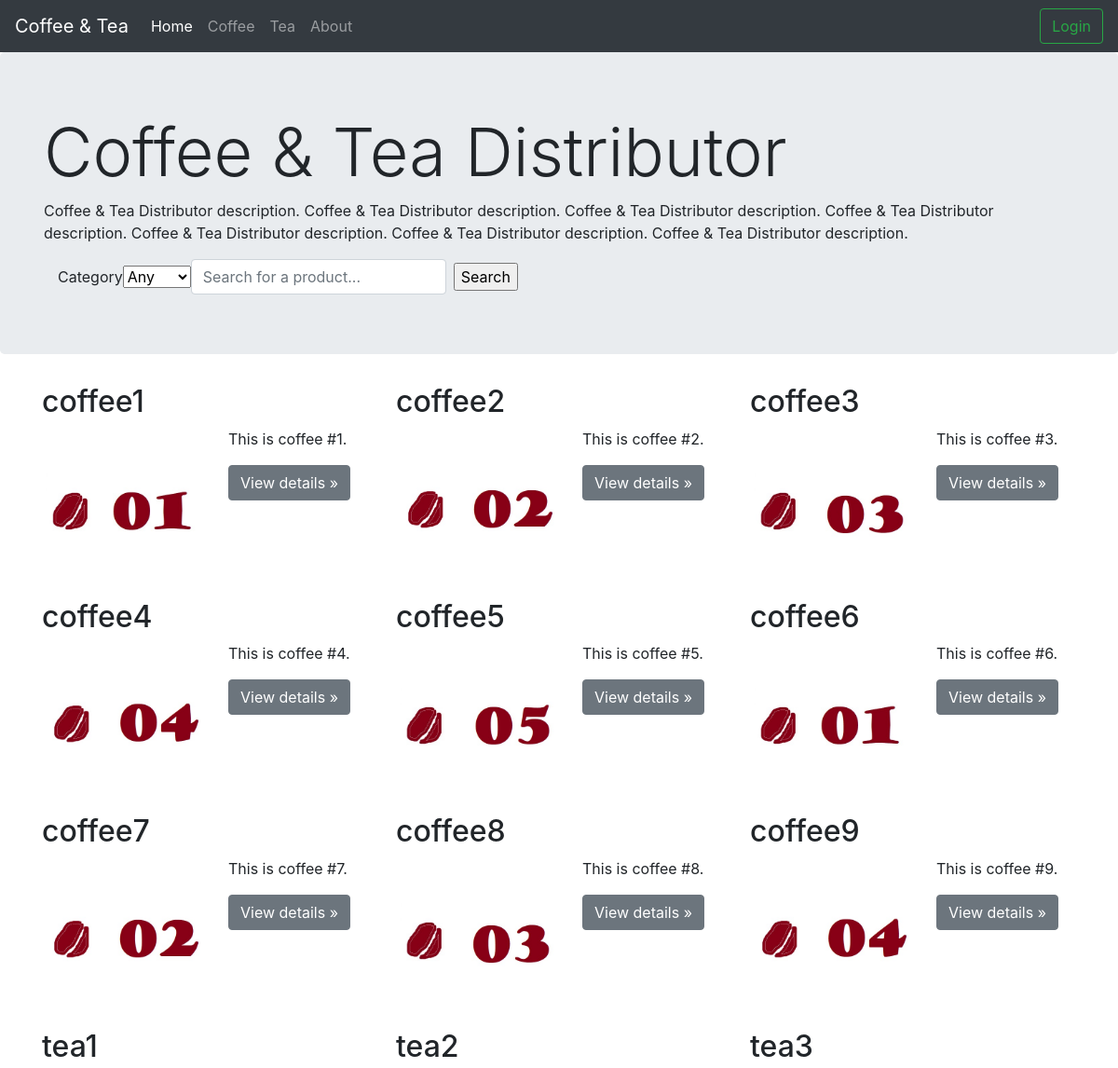
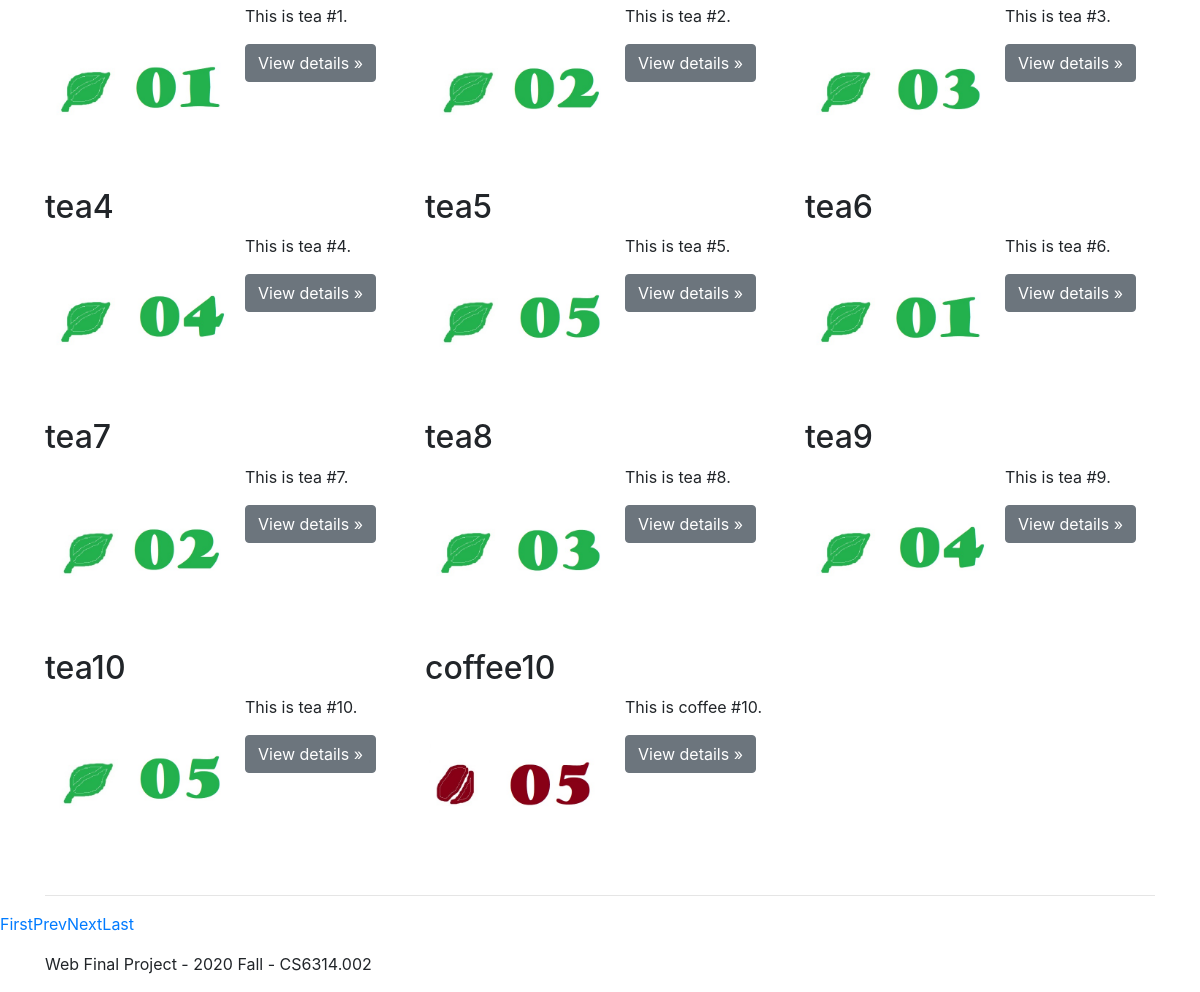
The page / on the database its author committed (2 pictures, top to bottom).
### tables this page shows
CREATE TABLE PRODUCT (
	ProductID	INT AUTO_INCREMENT,
	Name		VARCHAR(50) NOT NULL,
	Price		DECIMAL(10, 2) NOT NULL,
	Num	        INT NOT NULL,
	Category	VARCHAR(50) NOT NULL,
	Description	VARCHAR(200),
	Image		VARCHAR(50),
	Removed		INT NOT NULL DEFAULT 0,	
	PRIMARY KEY (ProductID)
);

### partial/products.php (the view, shortened to what this page needs)
<?php
    if (!isset($_SESSION["loggedin"]) || $_SESSION["loggedin"] !== true)
    {
        if (isset($_GET['pageno'])) {
            $pageno = $_GET['pageno'];
        } else {
            $pageno = 1;
        }
        $no_of_records_per_page = 10;
        $ini = parse_ini_file("info.ini");
        $conn = mysqli_connect($ini["servername"], $ini["username"], $ini["password"], $ini["dbname"], $ini["portid"]) or die("cannot connect to database");
        $output = "<div class='row' id='products'>";
        if (isset($_POST['search'])) {
            $total_pages_sql = "SELECT COUNT(*) FROM product WHERE ";
            $sql = "SELECT * FROM product WHERE ";
            $s = "";
            $search_query = $_POST['search'];
            if ($search_query != "") {
                $search_query = preg_replace("#[^0-9a-z]#i", "", $search_query);
                $s .= "name LIKE '%$search_query%' AND ";
            }
            if ($category != "*") {
                $s .= "category='$category'";
            } else {
                $s .= "1";
            }
            $total_pages_sql .= $s;
            $sql .= $s;
            $result = mysqli_query($conn, $total_pages_sql);
            $total_rows = mysqli_fetch_array($result)[0];
            $total_pages = ceil($total_rows / $no_of_records_per_page);
            $search_result = mysqli_query($conn, $sql) or die("cannot search");
            $r = mysqli_num_rows($search_result);
        } else {
            $total_pages_sql = "SELECT COUNT(*) FROM product";
            $sql = "SELECT * FROM product";
            $result = mysqli_query($conn, $total_pages_sql);
            $total_rows = mysqli_fetch_array($result)[0];
            $total_pages = ceil($total_rows / $no_of_records_per_page);
            $search_result = mysqli_query($conn, $sql) or die("cannot search");
            $r = mysqli_num_rows($search_result);
        }
        if ($r == 0) {
            $output = "<p>There was no products</p>";
        } else {
            while ($row = mysqli_fetch_array($search_result)) {
                $ProductID = $row['ProductID'];
                $Name = $row['Name'];
                $Description = $row['Description'];
                $Image = $row['Image'];
                $output .= "<div class='col-md-4'>";
                $output .= "<h2>" . $Name . "</h2>";
                $output .= "<img class='item-img' src='img/" . $Image . "' alt='" . $Name . "'>";
                $output .= "<p>" . $Description . "</p>";
                $output .= "<p><a class='btn btn-secondary' href='./detail.php?pid=" . $ProductID . "' role='button'>View details &raquo;</a></p>
                    </div>";
            }
        }
        $output .= "</div>";
        echo $output;
    }
?>

### index.php (shortened to what this page needs)
<!DOCTYPE html>
<html lang="en">
<?php include "partial/header.php";?>
<body>
    <?php include "partial/navbar.php"; ?>
    <main role="main">
        <div class="jumbotron">
            <div class="container">
                <h1 class="display-3">Coffee & Tea Distributor</h1>
                <p>Coffee & Tea Distributor description. Coffee & Tea Distributor description. Coffee & Tea Distributor
                    description. Coffee & Tea Distributor description. Coffee & Tea Distributor description. Coffee &
                    Tea Distributor description. Coffee & Tea Distributor description. </p>
                <div class="container">
                    <form action="" method="post" class="form-inline my-2 my-lg-0">
                        <label for="category">Category</label>
                        <select id="category" name="category">
                            <option value="*">Any</option>
                        </select>
                        <br>
                        <input class="form-control mr-sm-2" type="text" name="search" placeholder="Search for a product..." aria-label="Search">
                        <input type="submit" value="Search">
                    </form>
                </div>
            </div>
        </div>
        <div class="container">
            <?php include "partial/products.php"; ?>
            <hr>
        </div>
        <ul class="pagination">
            <li><a href="?pageno=1">First</a></li>
            <li class="<?php if ($pageno <= 1) {
                            echo 'disabled';
                        } ?>">
                <a href="<?php if ($pageno <= 1) {
                                echo '#';
                            } else {
                                echo "?pageno=" . ($pageno - 1);
                            } ?>">Prev</a>
            </li>
            <li class="<?php if ($pageno >= $total_pages) {
                            echo 'disabled';
                        } ?>">
                <a href="<?php if ($pageno >= $total_pages) {
                                echo '#';
                            } else {
                                echo "?pageno=" . ($pageno + 1);
                            } ?>">Next</a>
            </li>
            <li><a href="?pageno=<?php echo $total_pages; ?>">Last</a></li>
        </ul>
    </main>
    <footer class="container">
        <p>Web Final Project - 2020 Fall - CS6314.002</p>
    </footer>
</body>
</html>

### partial/header.php (shortened to what this page needs)
<head>
    <link rel="stylesheet" href="https://cdn.jsdelivr.net/npm/bootstrap@4.5.3/dist/css/bootstrap.min.css">
    <link rel="stylesheet" href="css/index.css" />
</head>

### partial/navbar.php (shortened to what this page needs)
<nav class="navbar navbar-expand-sm navbar-dark fixed-top bg-dark">
    <a class="navbar-brand" href="#">Coffee & Tea</a>
    <div class="collapse navbar-collapse" id="navbarsExampleDefault">
        <ul class="navbar-nav mr-auto">
            <li class="nav-item active">
                <a class="nav-link" href="index.php">Home <span class="sr-only">(current)</span></a>
            </li>
            <li class="nav-item">
                <a class="nav-link" href="index.php#coffee-row">Coffee</a>
            </li>
            <li class="nav-item">
                <a class="nav-link" href="index.php#tea-row">Tea</a>
            </li>
            <li class="nav-item">
                <a class="nav-link" href="index.php">About</a>
            </li>
        </ul>
        <?php
        if (!isset($_SESSION["loggedin"]) || $_SESSION["loggedin"] !== true)
        {
            echo "<a class='btn btn-outline-success my-2 my-sm-0' href='login.php'>Login</a>";
        }
        elseif(!isset($_SESSION["adminloggedin"]) || $_SESSION["adminloggedin"] === true)
        {
            $s = "hello, admin " . htmlspecialchars($_SESSION["username"]);
            $s .= "<a class='btn btn-outline-success my-2 my-sm-0' href='logout.php'>Logout</a>";
            echo $s;
        }
        ?>
    </div>
</nav>

### css/index.css (style rules this page uses)
body { padding-top: 3.5rem; }
.item-img { float: left; width: 200px; padding-right: 1rem; }

### partial/header.php (style rules this page uses)
body { padding-top: 3.5rem; }
.item-img { max-width: 300px; padding-right: 1rem; }

### rows shown on the page
product: Name "coffee1", Image+Name (picture), Description "This is coffee #1."
product: Name "coffee2", Image+Name (picture), Description "This is coffee #2."
product: Name "coffee3", Image+Name (picture), Description "This is coffee #3."
product: Name "coffee4", Image+Name (picture), Description "This is coffee #4."
product: Name "coffee5", Image+Name (picture), Description "This is coffee #5."
product: Name "coffee6", Image (picture), Description "This is coffee #6."
product: Name "coffee7", Image (picture), Description "This is coffee #7."
product: Name "coffee8", Image (picture), Description "This is coffee #8."
product: Name "coffee9", Image (picture), Description "This is coffee #9."
product: Name "tea1", Image+Name (picture), Description "This is tea #1."
product: Name "tea2", Image+Name (picture), Description "This is tea #2."
product: Name "tea3", Image+Name (picture), Description "This is tea #3."
product: Name "tea4", Image+Name (picture), Description "This is tea #4."
product: Name "tea5", Image+Name (picture), Description "This is tea #5."
product: Name "tea6", Image (picture), Description "This is tea #6."
product: Name "tea7", Image (picture), Description "This is tea #7."
product: Name "tea8", Image (picture), Description "This is tea #8."
product: Name "tea9", Image (picture), Description "This is tea #9."
product: Name "tea10", Image (picture), Description "This is tea #10."
product: Name "coffee10", Image (picture), Description "This is coffee #10."
